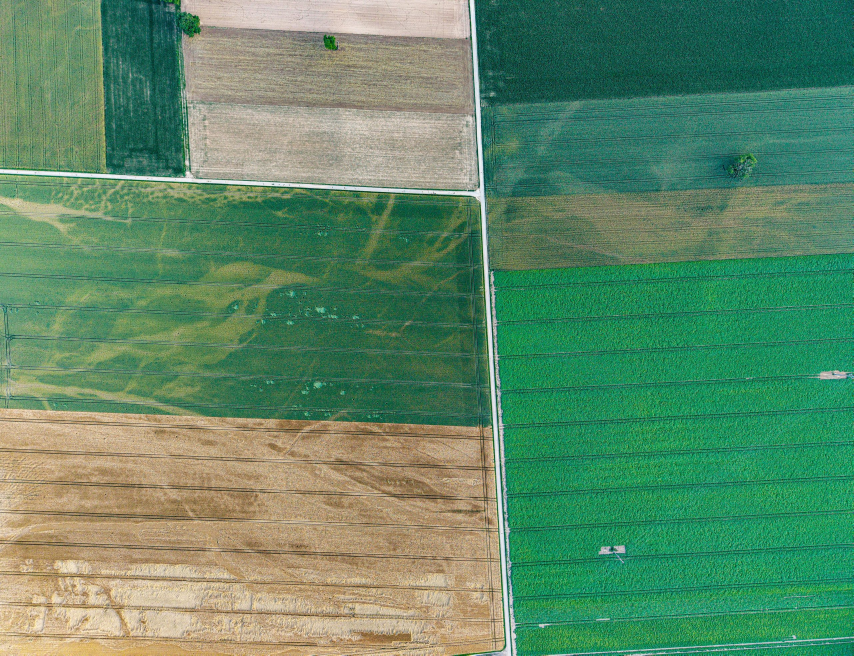
#> input picture web/src/assets/img/intel-agriculture.jpg, 2560 x 1966 px, found by its file name (shown at 1/3 size); its folder holds 6 pictures in this run
$ python analysis.py ../../src/assets/img/about-earth.jpg
#> lines starting #> are read from the running program, lines starting #| are printed output that depends on the picture; after the words box and inside, x2 and y2 are one past the last pixel; in counts of white or black regions, pixels touching at a corner belong together
"""
Generate the illustrative ORYN Intelligence outputs from the licensed sample photos.

  agriculture-analysis.jpg  Excess Green (ExG) vegetation index, 4-class ramp
  flood-analysis.jpg        k-means (Lab, k=6) clusters -> water mask + boundary
  landcover-analysis.jpg    k-means (Lab, k=7) clusters + spatial rules -> 5 classes
  construction-analysis.jpg Toned base image; boxes are hand-annotated in
                            src/content/intelligence.ts

Cluster-to-class assignments were chosen by inspecting cluster colors and
positions for these specific images (see comments). Percentages printed at the
end are the pixel fractions used in src/content/intelligence.ts.

Usage: python3 analysis.py <repo_root>
Requires: numpy, pillow, scipy
"""
import json
import sys

import numpy as np
from PIL import Image, ImageFilter
from scipy import ndimage
from scipy.cluster.vq import kmeans2

repo = sys.argv[1]
A = f"{repo}/src/assets/img/"
O = f"{repo}/src/assets/intel/"
W = 2048
stats = {}


def hexrgb(h):
    h = h.lstrip("#")
    return np.array([int(h[i : i + 2], 16) for i in (0, 2, 4)], np.float32)


def rgb2lab(a):
    a = a / 255.0
    a = np.where(a > 0.04045, ((a + 0.055) / 1.055) ** 2.4, a / 12.92)
    M = np.array([[0.4124, 0.3576, 0.1805], [0.2126, 0.7152, 0.0722], [0.0193, 0.1192, 0.9505]])
    xyz = a @ M.T / np.array([0.95047, 1.0, 1.08883])
    f = np.where(xyz > 0.008856, np.cbrt(xyz), 7.787 * xyz + 16 / 116)
    return np.stack([116 * f[..., 1] - 16, 500 * (f[..., 0] - f[..., 1]), 200 * (f[..., 1] - f[..., 2])], -1)


def clusters(name, k):
    im = Image.open(A + name).convert("RGB")
    sm = im.resize((im.width // 4, im.height // 4), Image.LANCZOS)
    lab = rgb2lab(ndimage.gaussian_filter(np.asarray(sm).astype(np.float32), (1.5, 1.5, 0)))
    _, lbl = kmeans2(lab.reshape(-1, 3), k, minit="++", seed=7)
    return lbl.reshape(lab.shape[:2])


def majority(lbl, n, size):
    return np.stack([ndimage.uniform_filter((lbl == i).astype(np.float32), size) for i in range(n)], 0).argmax(0)


def tone(im, dark=0.45, gray=0.6):
    a = np.asarray(im).astype(np.float32)
    return (a * (1 - gray) + a.mean(2, keepdims=True) * gray) * dark


def upscale(lbl, size, mult):
    up = np.array(Image.fromarray(lbl.astype(np.uint8)).resize(size, Image.NEAREST))
    return np.array(Image.fromarray((up * mult).astype(np.uint8)).filter(ImageFilter.ModeFilter(7))) // mult


def load(name):
#> called with name = 'intel-agriculture.jpg'
    im = Image.open(A + name).convert("RGB")
#> im is the input picture: PIL image 2560x1966 RGB; mean R, G, B 94.9, 137.8, 103.7
    return im.resize((W, round(im.height * W / im.width)), Image.LANCZOS)


def save(arr, name):
    Image.fromarray(np.clip(arr, 0, 255).astype(np.uint8)).save(O + name, quality=84, optimize=True, progressive=True)


# Agriculture — ExG
im = load("intel-agriculture.jpg")
a = np.asarray(im).astype(np.float32)
s = a.sum(2) + 1e-6
exg = ndimage.gaussian_filter(2 * a[..., 1] / s - a[..., 0] / s - a[..., 2] / s, 2.0)
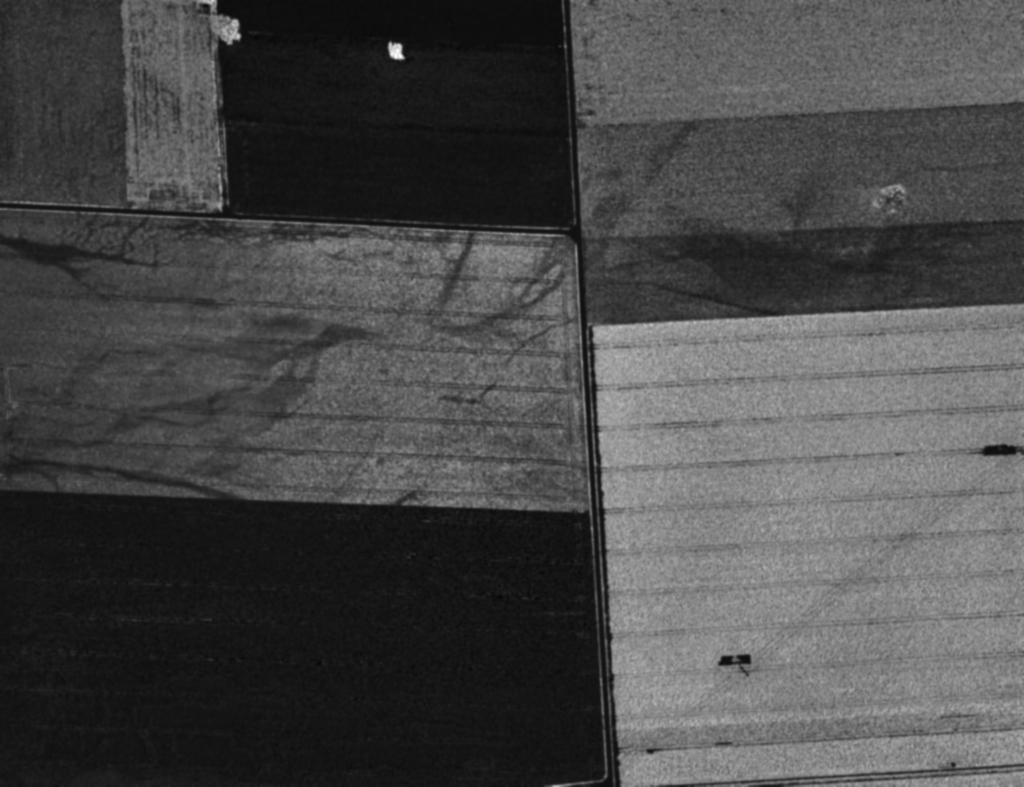
#> exg: shape (1573, 2048) float32 (shown at 1/2 size); min -0.0972, max 1.33, mean 0.312; drawn with min black and max white
lo, hi = np.percentile(exg, [3, 99])
#> lo = 0.00115; hi = 0.77
t = np.clip((exg - lo) / (hi - lo), 0, 1)
stops = [(0.0, "#7a4a2a"), (0.22, "#c48c3c"), (0.42, "#e9b949"), (0.62, "#a8c95f"), (0.82, "#6fae4f"), (1.0, "#cdee91")]
cols = np.array([hexrgb(c) for _, c in stops])
ramp = np.stack([np.interp(t, [p for p, _ in stops], cols[:, c]) for c in range(3)], -1)
save(tone(im, 0.3, 0.8) * 0.35 + ramp * 0.82, "agriculture-analysis.jpg")
stats["agriculture"] = {
    "High vigor": (t >= 0.66).mean(),
    "Moderate": ((t >= 0.42) & (t < 0.66)).mean(),
    "Low vigor": ((t >= 0.22) & (t < 0.42)).mean(),
    "Bare / sparse": (t < 0.22).mean(),
}

# Flood — clusters 1, 3, 4 are water; cluster 0 in the bottom band is brown floodwater; 2 is pasture.
im = load("intel-flood.jpg")
#> call 2 of load, with name = 'intel-flood.jpg'
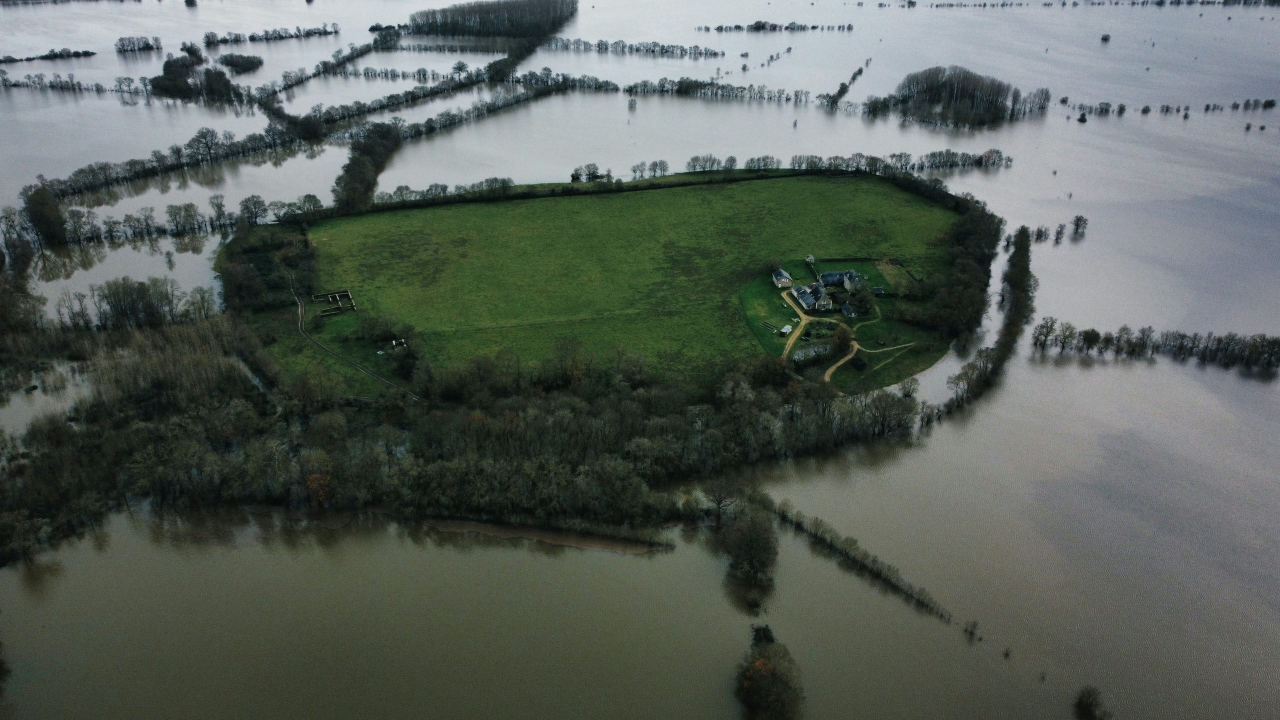
#> input picture web/src/assets/img/intel-flood.jpg, 2560 x 1440 px, found by its file name (shown at 1/2 size)
#> in load, im is the input picture: PIL image 2560x1440 RGB; mean R, G, B 87.5, 95.5, 89
lbl = clusters("intel-flood.jpg", 6)
#> in clusters, `return lbl.reshape(lab.shape[:2])`:
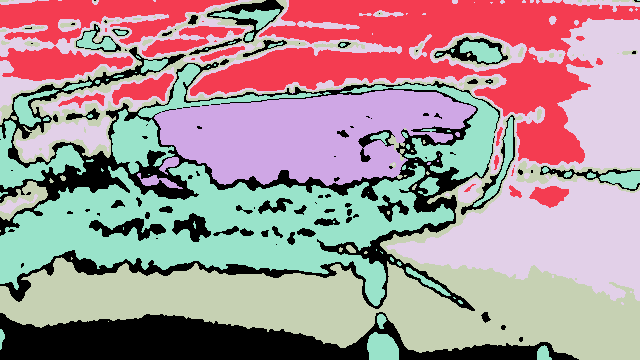
#> returned value: shape (360, 640) int32; 6 distinct labels, from 0 to 5; one colour per label, 0 black
h, w = lbl.shape
#> h = 360; w = 640
yy = np.mgrid[0:h, 0:w][0]
cls = np.full(lbl.shape, 1)
cls[np.isin(lbl, [1, 3, 4])] = 0
cls[(lbl == 0) & (yy > 0.72 * h)] = 0
cls[lbl == 2] = 2
CL = upscale(majority(cls, 3, 5), im.size, 80)
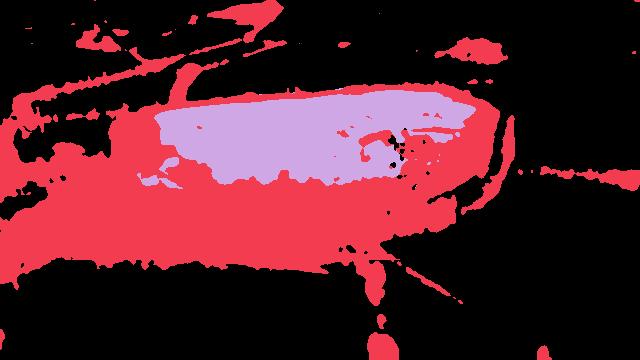
#> cls: shape (360, 640) int64; 3 distinct labels, from 0 to 2; one colour per label, 0 black
water = CL == 0
edge = water ^ ndimage.binary_erosion(water, iterations=3)
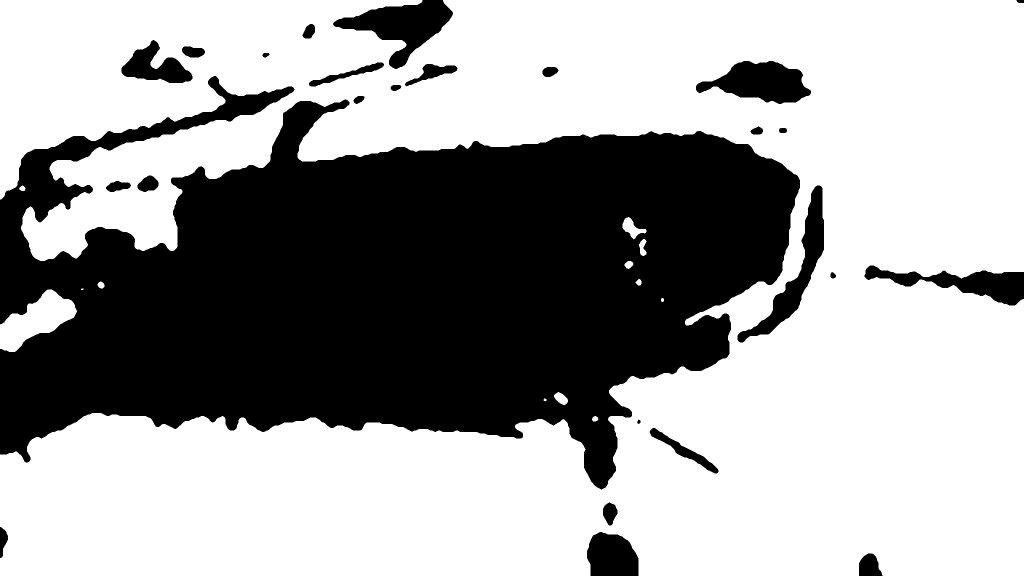
#> water: shape (1152, 2048) bool (shown at 1/2 size); 63.7% white; 26 black regions, largest, box (x1, y1, x2, y2) and area: (0, 152, 1600, 979) 781418, (666, 0, 906, 138) 13986, (1392, 122, 1622, 208) 11910
out = tone(im, 0.55, 0.7)
#> call 2 of tone, with dark = 0.55, gray = 0.7
#> in tone (call 2), `return (a * (1 - gray) + a.mean(2, keepdims=True) * gray) * dark`:
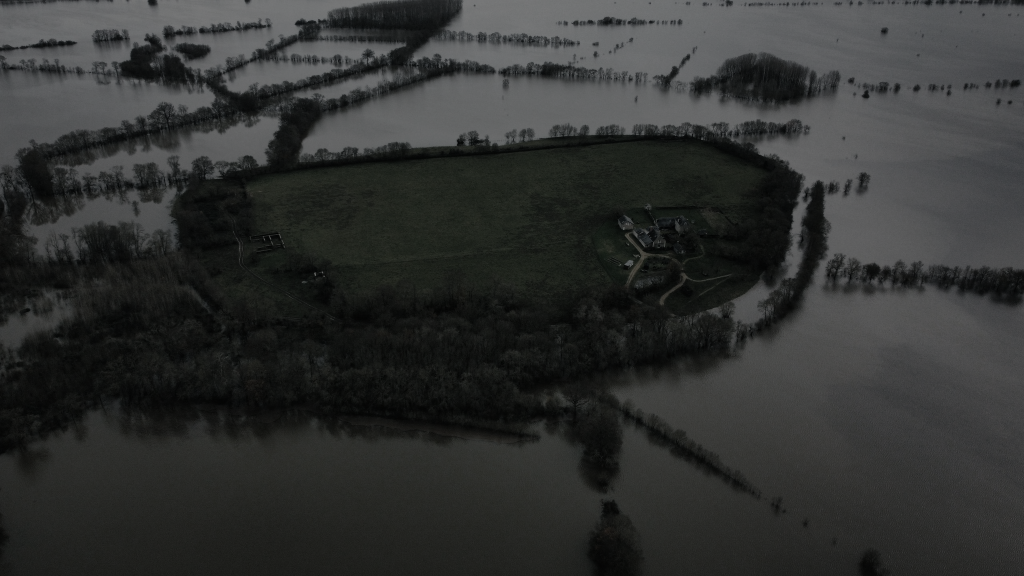
#> returned value: shape (1152, 2048, 3) float32 (shown at 1/2 size); mean of channels 0, 1, 2 49.3, 50.7, 49.6; drawn as R, G, B
out[water] = out[water] * 0.35 + hexrgb("#5fb4d6") * 0.55
out[edge] = [205, 240, 250]
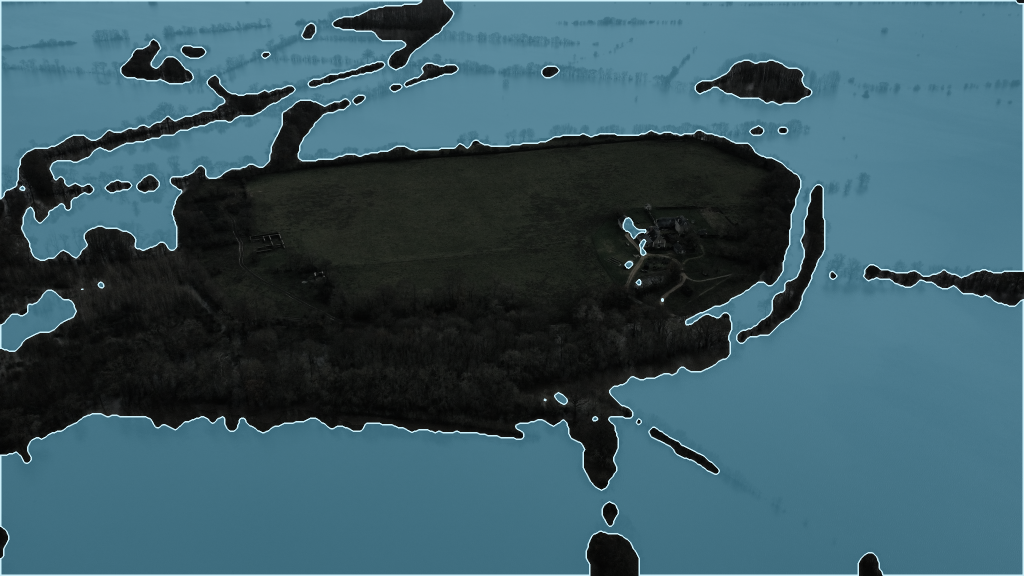
#> out: shape (1152, 2048, 3) float32 (shown at 1/2 size); mean R, G, B 58.8, 89, 99.7
save(out, "flood-analysis.jpg")
stats["flood"] = {"Water (segmented)": water.mean(), "Trees & hedgerows": (CL == 1).mean(), "Dry pasture": (CL == 2).mean()}

# Land cover — classes: 0 water, 1 cropland, 2 trees/grass, 3 bare soil, 4 built (x in source pixels).
im = load("intel-landcover.jpg")
#> (the run stopped early here; a loop or call above may not have finished)
